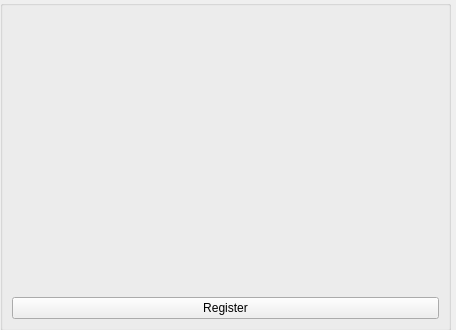
<?xml version="1.0" encoding="UTF-8"?>
<ui version="4.0">
 <class>MainWindow</class>
 <widget class="QMainWindow" name="MainWindow">
  <property name="geometry">
   <rect>
    <x>0</x>
    <y>0</y>
    <width>456</width>
    <height>330</height>
   </rect>
  </property>
  <property name="windowTitle">
   <string>MainWindow</string>
  </property>
  <widget class="QWidget" name="centralwidget">
   <widget class="QGroupBox" name="groupBox">
    <property name="geometry">
     <rect>
      <x>0</x>
      <y>0</y>
      <width>451</width>
      <height>331</height>
     </rect>
    </property>
    <property name="title">
     <string/>
    </property>
    <layout class="QVBoxLayout" name="verticalLayout">
     <item>
      <widget class="QLabel" name="label">
       <property name="text">
        <string/>
       </property>
       <property name="pixmap">
        <pixmap>bgLabel.png</pixmap>
       </property>
      </widget>
     </item>
     <item>
      <widget class="QPushButton" name="pushButton">
       <property name="text">
        <string>Register</string>
       </property>
      </widget>
     </item>
    </layout>
   </widget>
  </widget>
 </widget>
 <resources/>
 <connections/>
</ui>
